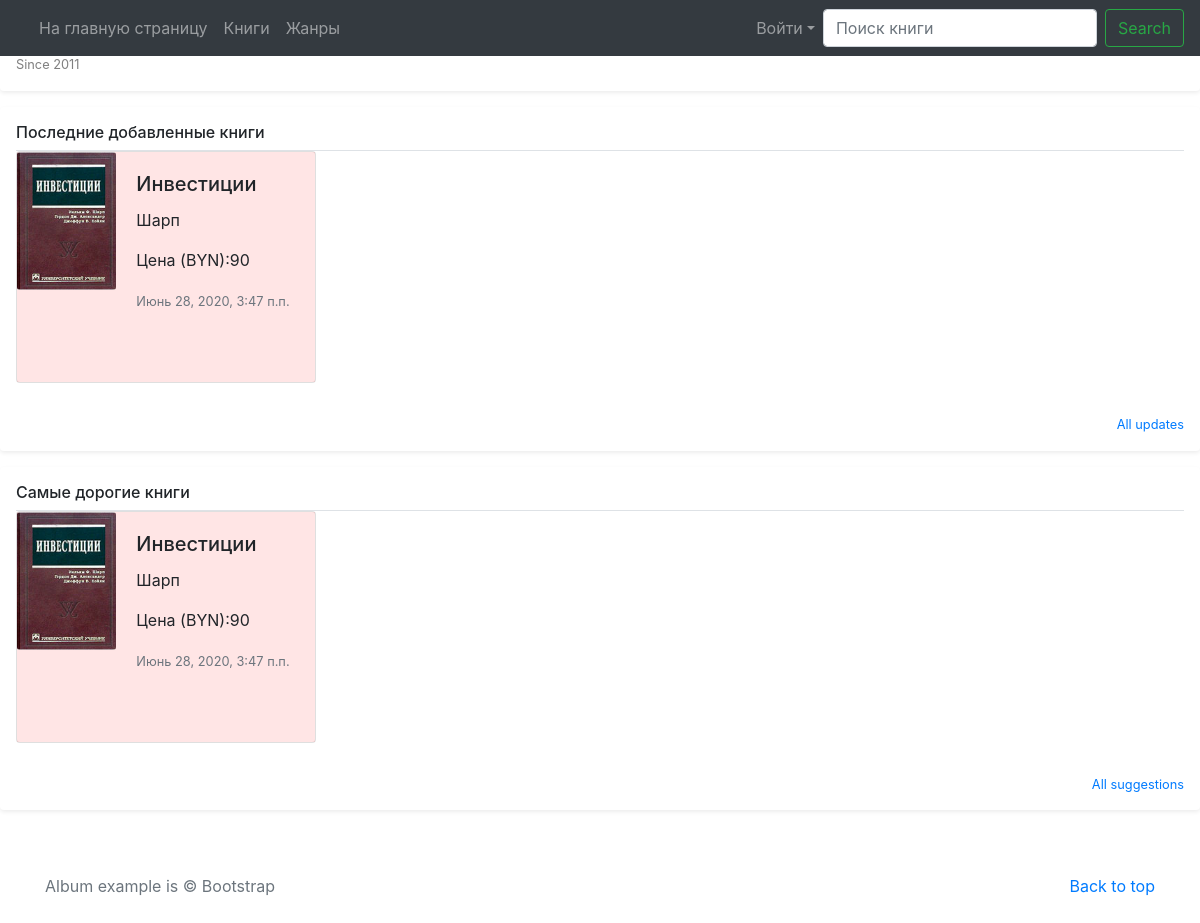
The page / on the database its author committed.
### books/models.py (models this page shows, shortened)
class Books(models.Model):
    name = models.CharField(
        verbose_name="Название книги",
        max_length=30
    )
    cover_photo = models.ImageField(
        verbose_name="Фото на обложке",
        upload_to="books-photo",
        null=True,
        blank=True
    )
    price = models.IntegerField(
        verbose_name="Цена (BYN)",
    )
    author = models.CharField(
        verbose_name="Автор",
        max_length=30
    )
    series = models.CharField(
        verbose_name="Серия",
        max_length=30
    )
    genre = models.ForeignKey(
        Genre,
        on_delete=models.CASCADE,
        verbose_name="Жанр",
        null=True,
        blank=True
    )
    publishing_year = models.DateField(
        verbose_name="Год издания",
    )
    pages = models.IntegerField(
        verbose_name="Количество страниц",
    )
    binding = models.CharField(
        verbose_name="Переплёт",
        max_length=30
    )
    book_format = models.CharField(
        verbose_name="Формат книги",
        max_length=30
    )
    isbn = models.CharField(
        verbose_name="ISBN",
        max_length=30
    )
    weight = models.IntegerField(
        verbose_name="Вес книги (в граммах)",
    )
    age = models.IntegerField(
        verbose_name="Возрастные ограничения",
    )
    publishing = models.CharField(
        verbose_name="Издательство",
        max_length=30
    )
    in_stock = models.IntegerField(
        verbose_name="Количество книг в наличии",
    )
    active = models.BooleanField(
        verbose_name="Доступен для заказа"
    )
    rating = models.IntegerField(
        verbose_name="Рейтинг",
    )
    catalog_date = models.DateTimeField(
        verbose_name="Дата внесения в каталог",
        auto_now=False,
        auto_now_add=True
    )
    card_change_date = models.DateTimeField(
        verbose_name="Дата последнего изменения карточки",
        auto_now=True,
        auto_now_add=False
    )

### homepage/views.py (the view)
# urls.py: path('', HomePage.as_view(), name="homepage"),
class HomePage(TemplateView):
    template_name = 'homepage/homepage.html'
    extra_context = {
        'Books': Books.objects.all(),
        'Genre': Genre.objects.all(),
        'last_added_books': Books.objects.all().order_by('-catalog_date')[:3],
        'most_expensive': Books.objects.all().order_by('-price')[:3],
    }

### homepage/templates/homepage/homepage.html (shortened to what this page needs)
{% extends "base.html" %}
{% load static %}
  {% block main %}
      <div class="d-flex align-items-center p-3 my-3 text-black-50 bg-purple rounded shadow-sm">
        <div class="lh-100">
          <h6 class="mb-0 text-dark lh-100">Интернет-магазин книг</h6>
          <small>Since 2011</small>
        </div>
      </div>
        <div class="my-3 p-3 bg-white rounded shadow-sm">
          <h6 class="border-bottom border-gray pb-2 mb-0">Последние добавленные книги</h6>
              <div class="card-group">
                {% for obj in last_added_books %}
                  <div style="width: 300px;">
                    <div class="card mb-3" >
                      <div class="row no-gutters" style="height: 230px; background-color: rgba(255,0,0,0.1);">
                       <div class="col-md-4">
                         <img src="{{ obj.cover_photo.url }}" class="card-img" alt="..." width="100" height="138">
                       </div>
                       <div class="col-md-8">
                         <div class="card-body">
                           <h5 class="card-title">{{ obj.name }}</h5>
                           <p class="card-text">{{ obj.author }}</p>
                           <p class="card-text">Цена (BYN):{{ obj.price }}</p>
                           <p class="card-text"><small class="text-muted">{{ obj.card_change_date }}</small></p>
                         </div>
                       </div>
                      </div>
                    </div>
                  </div>
                {% endfor %}
              </div>
              <small class="d-block text-right mt-3">
                <a href="#">All updates</a>
              </small>
        </div>
      <div class="my-3 p-3 bg-white rounded shadow-sm">
        <h6 class="border-bottom border-gray pb-2 mb-0">Самые дорогие книги</h6>
          <div class="card-group">
            {% for obj in most_expensive %}
              <div style="width: 300px;">
                <div class="card mb-3" >
                  <div class="row no-gutters" style="height: 230px; 230px; background-color: rgba(255,0,0,0.1);">
                   <div class="col-md-4">
                     <img src="{{ obj.cover_photo.url }}" class="card-img" alt="..." width="100" height="138">
                   </div>
                   <div class="col-md-8">
                      <div class="card-body">
                        <h5 class="card-title">{{ obj.name }}</h5>
                        <p class="card-text">{{ obj.author }}</p>
                        <p class="card-text">Цена (BYN):{{ obj.price }}</p>
                        <p class="card-text"><small class="text-muted">{{ obj.card_change_date }}</small></p>
                      </div>
                   </div>
                  </div>
                </div>
              </div>
            {% endfor %}
          </div>
        <small class="d-block text-right mt-3">
          <a href="#">All suggestions</a>
        </small>
      </div>
  {% endblock main %}

### rows shown on the page
Books: cover_photo (picture), name "Инвестиции", author "Шарп", price "90", card_change_date "Июнь 28, 2020, 3:47 п.п."
